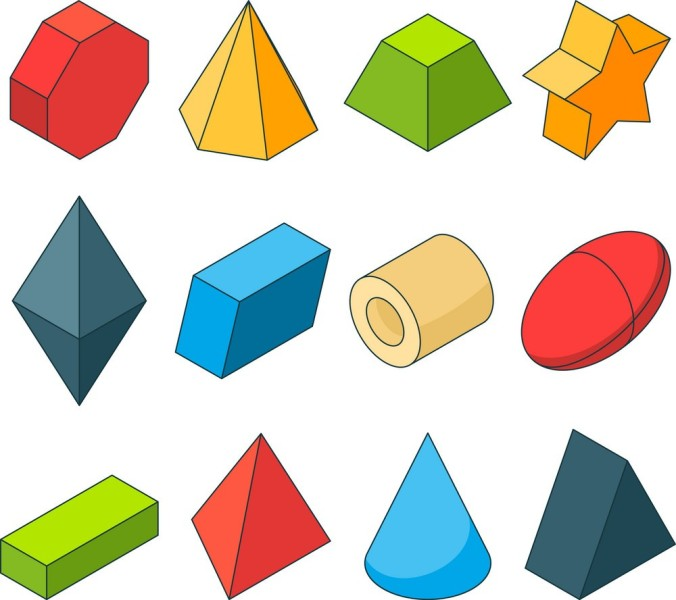
#> input picture shapes3D.jpg, 676 x 600 px
$ python Detect3DShape.py
#> lines starting #> are read from the running program, lines starting #| are printed output that depends on the picture; after the words box and inside, x2 and y2 are one past the last pixel; in counts of white or black regions, pixels touching at a corner belong together
import cv2
import numpy as np

img = cv2.imread("shapes3D.jpg", cv2.IMREAD_GRAYSCALE)
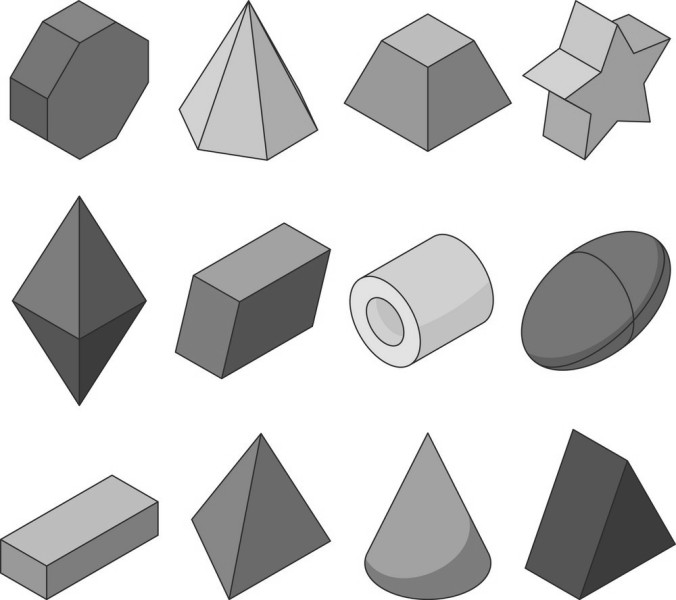
#> img: shape (600, 676); min 32, max 255, mean 204.7
img1 = cv2.imread("shapes3D.jpg")
#> img1 is the input picture: shape (600, 676, 3); mean B, G, R 187.7, 204.3, 212

cv2.imshow("Count & Shapes detected", img1)
cv2.waitKey(0)
cv2.imshow("Count & Shapes detected", img)
cv2.waitKey(0)

# img = cv2.resize(img, (500,500))
_, threshold = cv2.threshold(img, 240, 255, cv2.THRESH_BINARY)
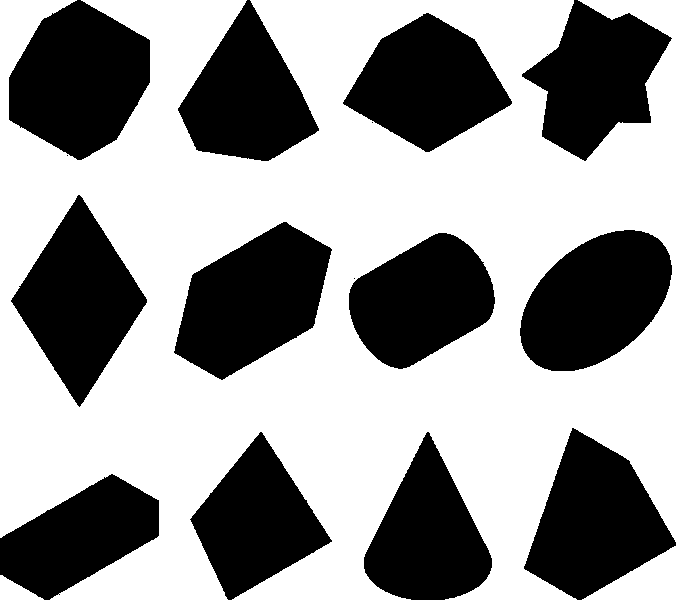
#> threshold: shape (600, 676); 59% white; 15 black regions (3 under 20 px)
contours,_ = cv2.findContours(threshold, cv2.RETR_TREE, cv2.CHAIN_APPROX_SIMPLE)
#> contours = 13 contours, 5 with area under 20; largest, box (x1, y1, x2, y2) and area: (0, 0, 676, 600) 306098, (173, 221, 333, 381) 15710, (519, 229, 673, 372) 15290, (10, 194, 148, 408) 14860, (342, 12, 513, 153) 14131, (348, 232, 496, 370) 13609, (582, 546, 676, 600) 2466, (0, 575, 44, 600) 526

# font = cv2.FONT_HERSHEY_SIMPLEX
cnt1 =0
for cnt in contours:
    cnt1 +=1
    cv2.drawContours(img1, [cnt], -1, (0, 255, 0), 2)
#> this loop made 13 passes
#> cnt on passes 4, 5, 10, 11, 12: [[58, 594], [59, 593], [60, 594], [59, 595]], [[353, 278], [354, 277], [355, 278], [354, 279]], [[66, 155], [67, 154], [68, 155], [67, 156]], [[371, 122], [372, 121], [373, 122], [372, 123]], [[546, 54], [547, 53], [548, 54], [547, 55]]
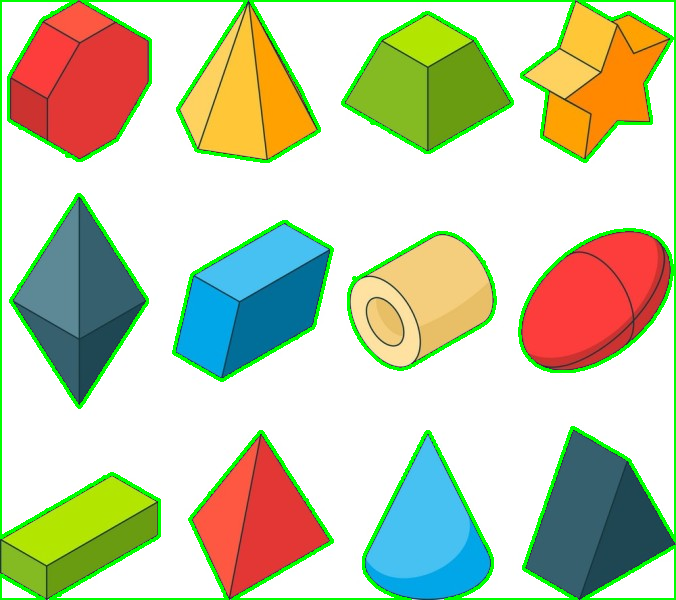
#> img1: shape (600, 676, 3); 5.97% of pixels changed, all inside (x1, y1, x2, y2) = (0, 0, 676, 600)
#> after the loop, cnt1 = 13
cv2.imshow('Count & Shapes detected', img1)
cv2.waitKey(0)

cv2.putText(img1, 'Shapes Detected : ' + str(cnt1-1), (50, 425), cv2.FONT_HERSHEY_SIMPLEX, 1, (255, 0, 0), 2)
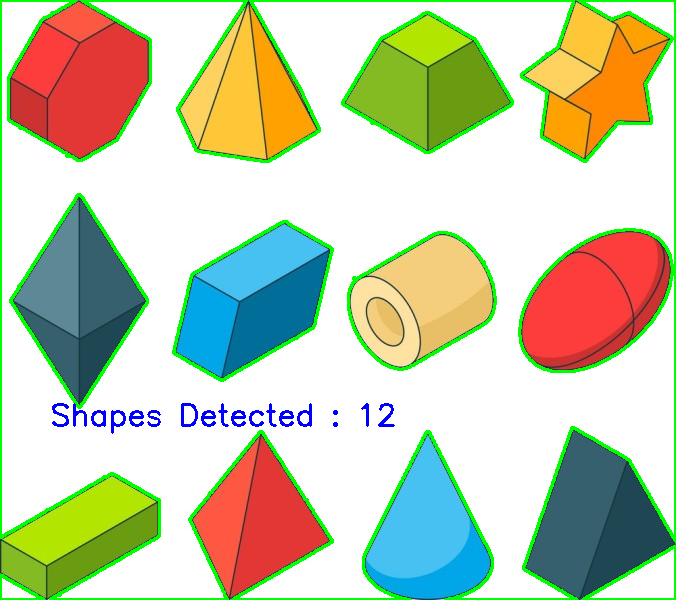
#> img1: shape (600, 676, 3); 0.55% of pixels changed, all inside (x1, y1, x2, y2) = (52, 403, 395, 434)

cv2.imshow("Count & Shapes detected", img1)
cv2.waitKey(0)

cv2.destroyAllWindows()

$ run again, with shapes.jpg copied over shapes3D.jpg
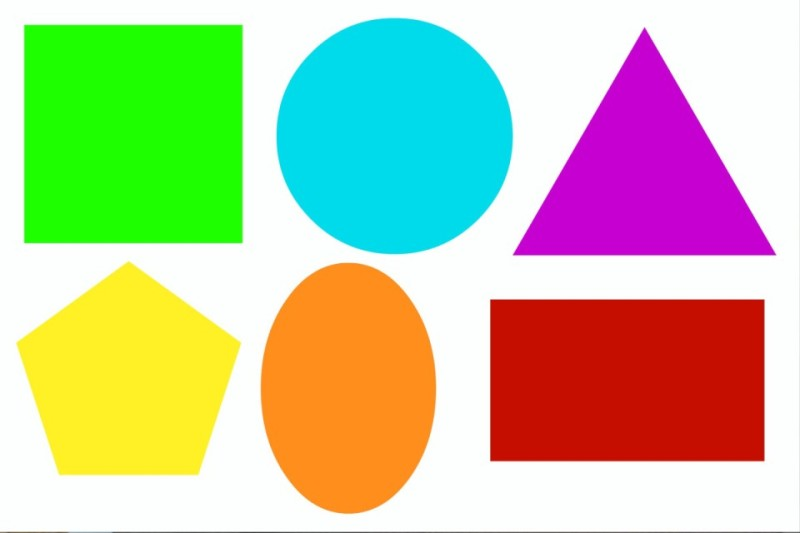
#> input picture shapes.jpg, 800 x 533 px
#> img1 is the input picture: shape (533, 800, 3); mean B, G, R 158.2, 197.3, 191.9
#> `_, threshold = cv2.threshold(img, 240, 255, cv2.THRESH_BINARY)`:
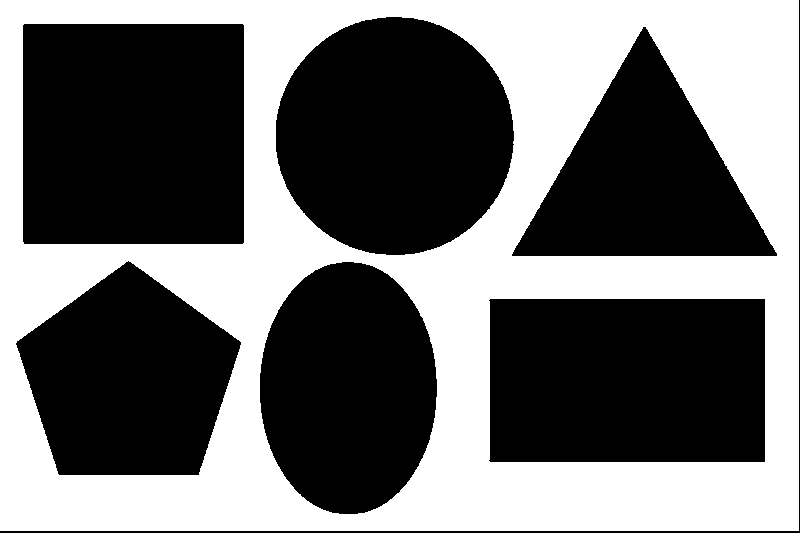
#> threshold: shape (533, 800); 43.8% white; 1 white region
#> contours = 7 contours; box (x1, y1, x2, y2) and area: (0, 0, 799, 531) 422940, (22, 23, 245, 245) 49053, (488, 298, 766, 463) 45264, (275, 16, 515, 256) 44884, (259, 261, 438, 515) 35458, (15, 260, 242, 476) 33706, (511, 26, 778, 257) 31142
#> the loop `for cnt in contours:` made 7 passes
#> cnt on pass 1: [[0, 0], [0, 530], [798, 530], [798, 0]]
#> after the loop `for cnt in contours:`: cnt1 = 7
#> `cv2.putText(img1, 'Shapes Detected : ' + str(cnt1-1), (50, 425), cv2.F..`:
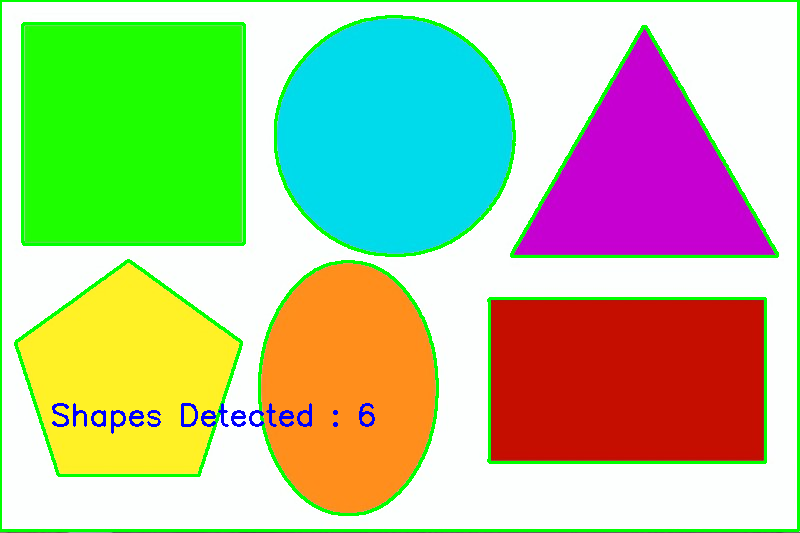
#> img1: shape (533, 800, 3); mean B, G, R 147.5, 197.1, 178.3

$ run again, with shapes1.jpg copied over shapes3D.jpg
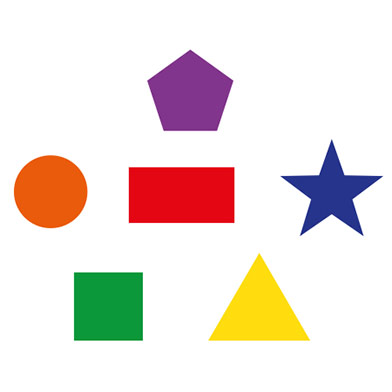
#> input picture shapes1.jpg, 392 x 392 px
#> img1 is the input picture: shape (392, 392, 3); mean B, G, R 219.9, 225.8, 236.9
#> `_, threshold = cv2.threshold(img, 240, 255, cv2.THRESH_BINARY)`:
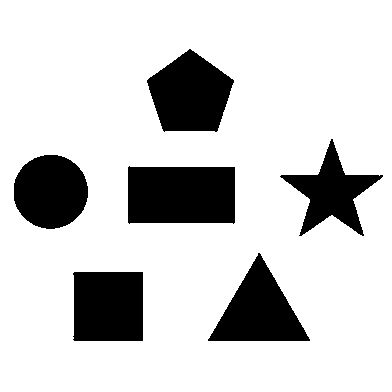
#> threshold: shape (392, 392); 81.6% white; 6 black regions
#> contours = 7 contours; box (x1, y1, x2, y2) and area: (0, 0, 392, 392) 152881, (127, 165, 236, 225) 6157, (146, 48, 235, 133) 5097, (72, 271, 144, 342) 4902, (207, 252, 311, 342) 4706, (13, 154, 89, 230) 4433, (279, 138, 384, 237) 3827
#> the loop `for cnt in contours:` made 7 passes
#> cnt on pass 1: [[0, 0], [0, 391], [391, 391], [391, 0]]
#> after the loop `for cnt in contours:`:
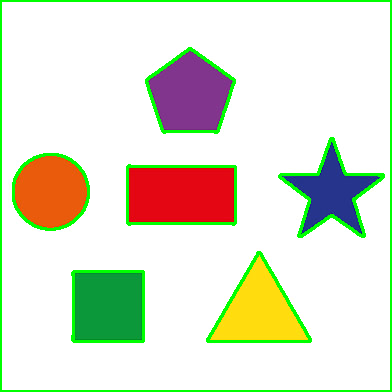
#> img1: shape (392, 392, 3); 5.91% of pixels changed, all inside (x1, y1, x2, y2) = (0, 0, 392, 392)
#> after the loop `for cnt in contours:`: cnt1 = 7
